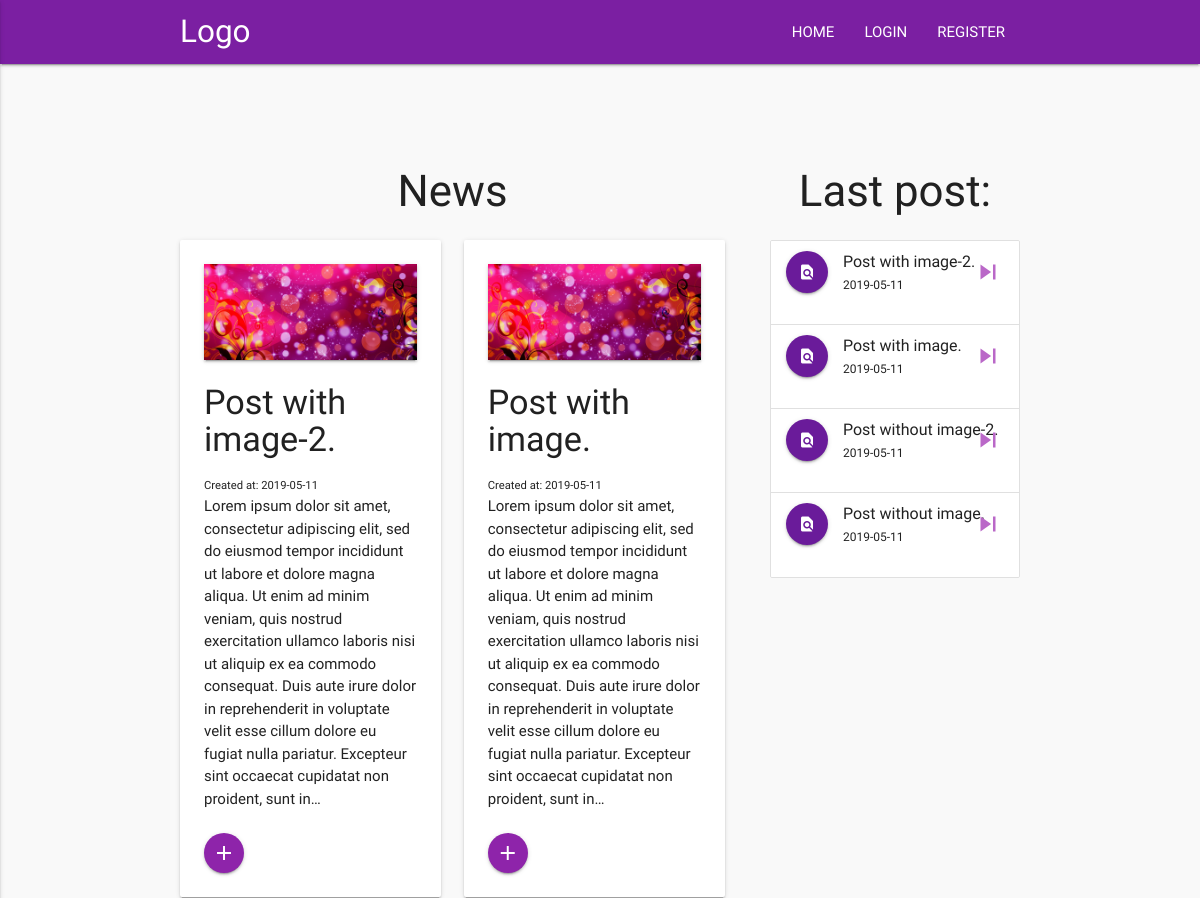
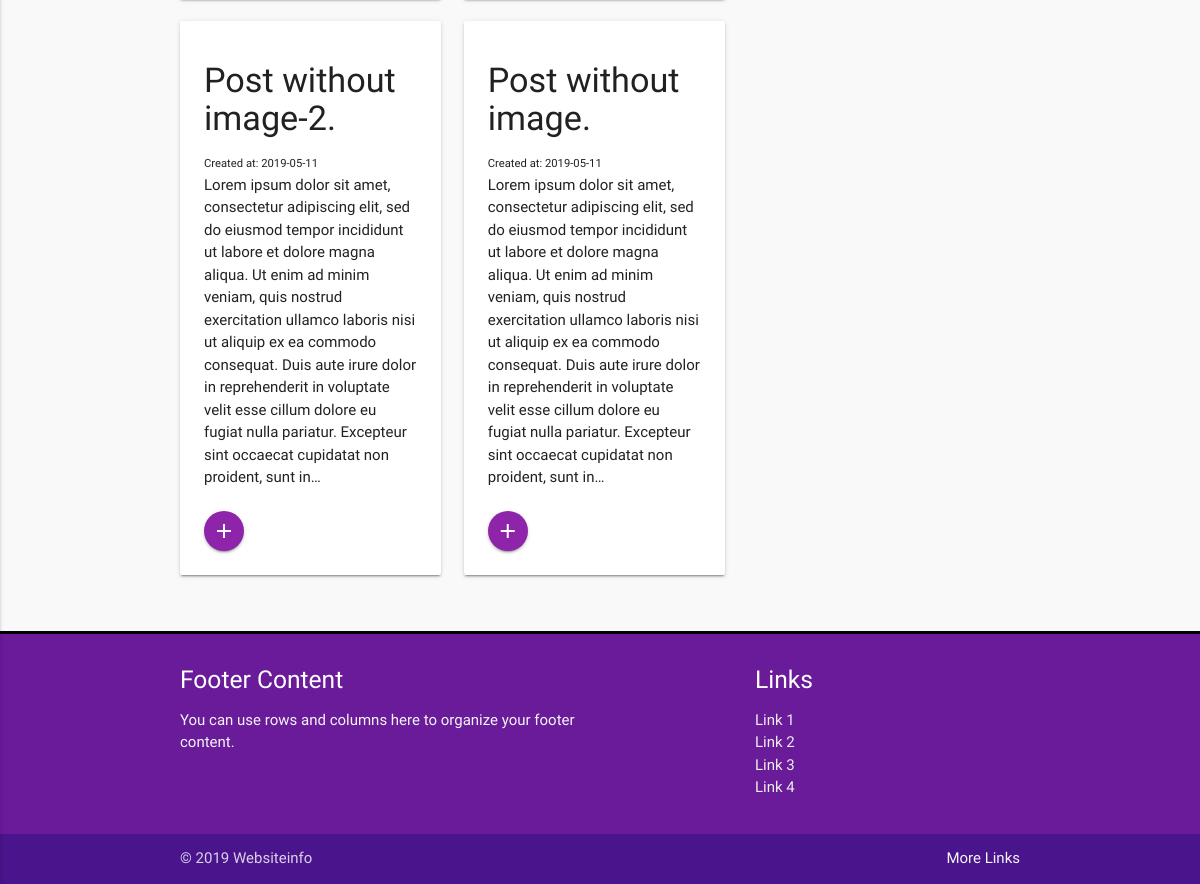
The page / on the database its author committed (2 pictures, top to bottom).
### tables this page shows
CREATE TABLE `posts` (
  `id` int(11) NOT NULL,
  `category_id` int(11) NOT NULL,
  `user_id` int(11) NOT NULL,
  `title` varchar(255) NOT NULL,
  `slug` varchar(255) NOT NULL,
  `body` text NOT NULL,
  `post_image` varchar(255) NOT NULL,
  `created_at` timestamp NOT NULL DEFAULT CURRENT_TIMESTAMP
);

### application/controllers/Posts.php (called while the page is built, shortened)
<?php if ( ! defined('BASEPATH')) exit('No direct script access allowed');
	class Posts extends CI_Controller{
        public function __construct(){
	        $this->load->model('post_model');
        }
		public function index($offset = 0){
			$config['per_page'] = 4;
			$data['title'] = 'Last post';
			$data['posts'] = $this->post_model->get_posts(FALSE, $config['per_page'], $offset);
			$sitebar_data['sitebar_posts'] = $this->post_model->get_posts();
			$data['sitebar'] = $this->load->view('templates/sitebar', $sitebar_data, true);
			$this->load->view('templates/header', $data);
			$this->load->view('posts/index', $data);
			$this->load->view('templates/footer');
		}
	}

### index.php (called while the page is built, shortened)
<?php
require_once BASEPATH.'core/CodeIgniter.php';

### application/models/Post_model.php (called while the page is built, shortened)
<?php
	class Post_model extends CI_Model{
		public function get_posts($slug = FALSE, $limit = FALSE, $offset = FALSE){
			if($limit){
				$this->db->limit($limit, $offset);
			}
			if($slug === FALSE){
				$this->db->order_by('posts.id', 'DESC');
				$this->db->join('categories', 'categories.id = posts.category_id');
				$this->db->select('*');
				$this->db->select('DATE_FORMAT(posts.created_at, "%Y-%m-%d") as created_at');
				$this->db->from('posts');
				$query = $this->db->get();
				return $query->result_array();
			}
			$query = $this->db->get_where('posts', array('slug' => $slug));
			return $query->row_array();
		}
	}

### application/views/posts/index.php (the view, shortened to what this page needs)
<div class="row">
	<div class="col s12 m8">
		<h3 class="center-align">News</h3>
		<?php foreach($posts as $post) : ?>
			<div class="col s12 m6">
				<div class="card hoverable">
					<div class="card-content">
							<div class="col-md-6">
                                <?php if(!empty($post['post_image'])) : ?>
                                <img class="post-thumb responsive-img z-depth-1" src="<?php echo site_url(); ?>assets/images/posts/<?php echo $post['post_image']; ?>">
                                <?php endif; ?>
                                <h4><?php echo $post['title']; ?></h4>
								<small class="post-date">Created at: <?php echo $post['created_at']; ?></small><br>
							<?php echo word_limiter($post['body'], 60); ?>
							<br><br>
							</div>
							<a class="btn-floating btn waves-effect waves-light purple darken-1" href="<?php echo site_url('/posts/'.$post['slug']); ?>"><i class="material-icons">add</i></a>
					</div>
				</div>
			</div>
		<?php endforeach; ?>
	</div>
	<?php if($this->uri->uri_string() == ""){echo $sitebar;}?>
	<div class="col s12 m8">
	</div>
</div>

### application/views/templates/sitebar.php
<div class="col s12 m4">
	<h3 class="center-align">Last post:</h3>
	<div class="col s12 m12">
		<ul class="collection">
			<?php foreach($sitebar_posts as $post) : ?>
		        <li class="collection-item avatar">
		        	<i class="material-icons circle purple darken-3 z-depth-1">find_in_page</i>
		        	<span class="title"><?php echo $post['title']; ?></span>
		        	<p style="font-size: 0.8rem;"><?php echo $post['created_at']; ?></p>
		        	<div><a href="<?php echo site_url('/posts/'.$post['slug']); ?>" class="secondary-content" style="color: #ba68c8;"><i class="small material-icons">skip_next</i></a></div>
		        </li>
		  	<?php endforeach ?>
	  	</ul>
	</div>
</div>

### application/views/templates/header.php (shortened to what this page needs)
<!DOCTYPE html>
<html>
  <head>
    <link type="text/css" rel="stylesheet" href="<?php echo base_url("assets/css/materialize.min.css"); ?>"  media="screen,projection"/>
    <link type="text/css" rel="stylesheet" href="<?php echo base_url("assets/css/custom.css"); ?>"  media="screen,projection"/>
  </head>
<body>
  <div class="navbar-fixed">
    <nav>
      <div class="nav-wrapper purple darken-2">
          <div class="container">
            <a href="<?php echo base_url(); ?>" class="brand-logo">Logo</a>
            <ul class="right hide-on-med-and-down">
              <li>
                <a href="<?php echo base_url(); ?>">HOME</a>
              </li>
              <?php if(!$this->session->userdata('logged_in')) : ?>
                <li>
                  <a href="<?php echo base_url("users/login"); ?>">LOGIN</a>
                </li>
              <li>
                  <li><a class="white-text" href="<?php echo base_url("users/register"); ?>">REGISTER</a></li>
              </li>
              <?php endif; ?>
            </ul>
          </div>
      </div>
    </nav>
  </div>
  <div class="container container-padding">
    <div class="row">

### application/views/templates/footer.php (shortened to what this page needs)
    </div>
  </div>
      <footer class="page-footer purple darken-3" style="border-top: solid black 3px;">
        <div class="container">
          <div class="row">
            <div class="col l6 s12">
              <h5 class="white-text">Footer Content</h5>
              <p class="grey-text text-lighten-4">You can use rows and columns here to organize your footer content.</p>
            </div>
            <div class="col l4 offset-l2 s12">
              <h5 class="white-text">Links</h5>
              <ul>
                <li><a class="grey-text text-lighten-3" href="#!">Link 1</a></li>
                <li><a class="grey-text text-lighten-3" href="#!">Link 2</a></li>
                <li><a class="grey-text text-lighten-3" href="#!">Link 3</a></li>
                <li><a class="grey-text text-lighten-3" href="#!">Link 4</a></li>
              </ul>
            </div>
          </div>
        </div>
        <div class="footer-copyright purple darken-4">
          <div class="container">
          © <?php echo date('Y'); ?> Websiteinfo
          <a class="grey-text text-lighten-4 right" href="#!">More Links</a>
          </div>
        </div>
      </footer>
</body>
</html>

### assets/css/custom.css (style rules this page uses)
html { font-family: 'Saira Semi Condensed', sans-serif; }
body { background-color: #f9f9f9; }
.container-padding { padding-top: 8vh; }

### rows shown on the page
posts: post_image (picture), title "Post with image-2.", created_at "2019-05-11", body "Lorem ipsum dolor sit amet, consectetur adipiscing elit, sed do eiusmod tempor incididunt ut labore et dolore magna aliqua. Ut enim ad minim veniam, quis nostrud exercitation ullamco laboris nisi ut aliquip ex ea commodo consequat. Duis aute irure dolor in reprehenderit in voluptate velit esse cillum dolore eu fugiat nulla pariatur. Excepteur sint occaecat cupidatat non proident, sunt in…"
posts: post_image (picture), title "Post with image.", created_at "2019-05-11", body "Lorem ipsum dolor sit amet, consectetur adipiscing elit, sed do eiusmod tempor incididunt ut labore et dolore magna aliqua. Ut enim ad minim veniam, quis nostrud exercitation ullamco laboris nisi ut aliquip ex ea commodo consequat. Duis aute irure dolor in reprehenderit in voluptate velit esse cillum dolore eu fugiat nulla pariatur. Excepteur sint occaecat cupidatat non proident, sunt in…"
posts: title "Post without image-2.", created_at "2019-05-11", body "Lorem ipsum dolor sit amet, consectetur adipiscing elit, sed do eiusmod tempor incididunt ut labore et dolore magna aliqua. Ut enim ad minim veniam, quis nostrud exercitation ullamco laboris nisi ut aliquip ex ea commodo consequat. Duis aute irure dolor in reprehenderit in voluptate velit esse cillum dolore eu fugiat nulla pariatur. Excepteur sint occaecat cupidatat non proident, sunt in…"
posts: title "Post without image.", created_at "2019-05-11", body "Lorem ipsum dolor sit amet, consectetur adipiscing elit, sed do eiusmod tempor incididunt ut labore et dolore magna aliqua. Ut enim ad minim veniam, quis nostrud exercitation ullamco laboris nisi ut aliquip ex ea commodo consequat. Duis aute irure dolor in reprehenderit in voluptate velit esse cillum dolore eu fugiat nulla pariatur. Excepteur sint occaecat cupidatat non proident, sunt in…"
